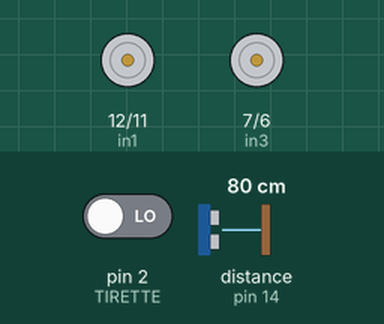
Bench run of a program on a simulated Arduino Mega 2560, built with avr-gcc and run on an emulated ATmega2560. Parts: motor-driver pin pairs drawn as motors (green arrow = first pin HIGH = forward, orange = second pin HIGH = backward, longer = more drive, scaled by the enable pin). Wiring (inferred from the names in the program): ultrasonic range finder: trigger pin 15; echo pin 14. The test bench sets the inputs (shaded band); at power-on: pin 2 (TIRETTE) LOW, distance to the obstacle (sensor on pin 14) 80 cm. The echo pulse lasts 58.3 µs per cm; what the program prints to the serial monitor is not drawn.

Above: at 0.7 s.
Timing chart, 0 to 2.2 s (numbered marks = the images above):
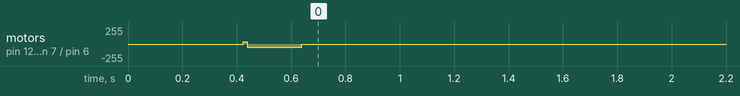

Measured:
- by itself, motor on pin 12 (in1) / pin 11 (in2), motor on pin 7 (in3) / pin 6 (in4): stopped → backward 50/255 at 0.42 s, → stopped 0.21 s later

The program:

main.cpp
```cpp
#include <Arduino.h>
#include <FlexiTimer2.h>//rend inutilisable les pin 9 et 10 l'arduino mega
//#include "main.hpp"
//#include "assertvitesse.hpp"
#include "moteurs.hpp"
#include "ligne.hpp"
#include "constantes.hpp"
#include "branchements.hpp"
#include "asservissement.hpp"
#include "positionnement.hpp"
#include "obstacles.hpp"
#include "fonctions.hpp"

extern unsigned long duree;

/*
     .--._____,
  .-='=='==-, "
 (O_o_o_o_o_O)
*/

void setup()
{
    // put your setup code here, to run once:
    //init();
    Serial.begin(9600);
    Serial1.begin(9600);
    Serial.println("#################################################################################");
    Serial.println("                                  Salut, Oh un char ascii ;-) ");
    Serial.println("                                   .--._____,   ");
    Serial.println("                                .-='=='==-, `   ");
    Serial.println("                           .   (O_o_o_o_o_O)     /");
    Serial.println("                            '''''''''''''''''''''    ");
    Serial.println("##################################################################################");

    assertInit();
    resetCodeuse();
    // FlexiTimer2::set(50, assert); // 500ms period
    // FlexiTimer2::start();
    initMoteurs();
    initObstacles();

    //On bloque le demarrage
    TireLaTirette();
    Serial.println("Attenzion zest partiii");
    // moteurGauche(100);
    // moteurDroit(100);
    initTemps();
    //delay(2000);

}

void loop()
{
  Serial.println("Hep !");
  assertpls();
  detectobstacle();
  verifTemps();
  Serial.println(duree);


  // assert();
  // positionnement();


}
```

asservissement.cpp
```cpp
// inspiration : http://rco.fr.nf/index.php/2016/07/03/deplacement-dun-robot/
// https://www.cs.princeton.edu/courses/archive/fall11/cos495/COS495-Lecture5-Odometry.pdf
// https://www.dca.ufrn.br/~adelardo/artigos/ICINCO04a.pdf
// http://projet.eu.org/pedago/sin/term/6-asservissement_arduino.pdf

#include <Arduino.h>
#include "asservissement.hpp"
#include "moteurs.hpp"
#include <EasyTransfer.h>
#include <CircularBuffer.h>

#define DUREINTEGRATION 30


CircularBuffer<int,DUREINTEGRATION> ValI;
EasyTransfer ET;

struct RECEIVE_DATA_STRUCTURE{// FlexiTimer2::set(50, assert); // 500ms period
    // FlexiTimer2::start();
  //put your variable definitions here for the data you want to receive
  //THIS MUST BE EXACTLY THE SAME ON THE OTHER ARDUINO
  long codeuseDroiteet;
  long codeuseGaucheet;
};

//give a name to the group of data
RECEIVE_DATA_STRUCTURE codeuseset;

int delais = 0;
int distanceCibleprec = 0;
long codeuseDroite = 0;
long codeuseGauche = 0;

double ecartangle = 0;

bool finduMvt = false;

//Constantes permettant la transformation tic / millimètre
//40mm de diametere=>40*PImm de distance par 1024 tic de codeuse=>untic = 40*PI/1024
//40*PI/1024 = 0.12271846303
const double coeffGLong = 0.12271846303;
const double coeffDLong = 0.12271846303;

//Constantes permettant la transformation tic / degrés
//ecart codeuses 220mm => 360deg = 220pi mm =>360deg = 220pi/0.122718... tc/360deg => redivise par 360=>
const double coeffGAngl = 0.23560253561/7.22;
const double coeffDAngl = 0.23560253561/7.22;

double diffAngle = 0;

long anciD;
long anciG;


// Déclaration des variables globales

// Variables (compteurs) qui vont stocker
// le nombre de tics comptés pour chaque codeur
long comptD = 0;
long comptG = 0;


//Variables allant contenir les positions du robots
double xR = 0.;
double yR = 0.;

//Variables permettant de stocker la position de la cible du robot
double xC = 0;
double yC = 0;

//Variables allant contenir les delta position et angle
double dDist = 0.;
double dAngl = 0.;

//Variable contenant le cap du robot
double orientation = 0.;
double orientationCible = 0;

//Variable contenant l'angle entre le robot et la cible
double consigneOrientation = 0.;

//Variable permettant de savoir si la cible est à gauche ou à droite du robot.
int signe = 1;

//Variable contenant la distance entre le robot et la cible
double distanceCible = 0.;


//Variables parametrant l'asservissement en angle du robot
double coeffP = 0.1;//0.4;
double coeffD = 0.001;//0.1;
double coeffI = 0.0000015;//0.000001;

double coeffProt = 2;
double coeffDrot = 0;
double coeffIrot = 0;


//Variables utilisées pour asservir le robot
double erreurAngle = 0.;
double erreurPre = 0.;
double  deltaErreur = 0.;

//Variables représentant les commandes à envoyer aux moteurs
int cmdG = 0;//Commande gauche
int cmdD = 0; //commande droite

int moteurMax = 100;


double deltaErreurPasAngle = 0;
double ErreurPasAnglePre  =0;

double sommeErreur = 0;

extern bool bavancer;
extern bool btourner;


void assertInit()
{
   ET.begin(details(codeuseset), &Serial1);
}

void assertpls()
{
  recupCodeuse();
  codeuseDroite = -codeuseDroite;
  codeuseGauche = -codeuseGauche;
  if(codeuseDroite*coeffDLong < 800 && codeuseGauche*coeffGLong < 800)
  {
    recupCodeuse();
    codeuseDroite = -codeuseDroite;
    codeuseGauche = -codeuseGauche;
    float angleinstant = codeuseDroite - codeuseGauche;
    if (angleinstant>5)
    {
      angleinstant = 5;
    }
    else if(angleinstant < -5)
    {
      angleinstant = -5;
    }
    //
    angleinstant = 0;
    //Serial.println(angleinstant);
    moteurGauche(35 + angleinstant);
    moteurDroit(35 - angleinstant);
  }
  else
  {
    moteurDroit(0);
    moteurGauche(0);
  }
}

void assert()
{
  //Serial.println(millis());
  // Serial.println("###");
  // Serial.println(millis());
  //On recupere la valeur des codeuses
  recupCodeuse();
  //On inverse le signe pour une question de cohernce avec le sens du robot
  codeuseDroite = -codeuseDroite;
  codeuseGauche = -codeuseGauche;

  //On calcul le deplacement effectué pendant la periode de l'assert
  comptD = codeuseDroite - anciD;
  comptG = codeuseGauche - anciG;
  anciD = codeuseDroite;
  anciG = codeuseGauche;

  //calcul deplacement entre deux mvt codeuses
  dDist = (coeffGLong*comptG + coeffDLong*comptD)/2.;
	dAngl = coeffDAngl*comptD - coeffGAngl*comptG;


	//Actualisation de la position du robot en xy et en orientation
	xR += dDist*cos(dAngl/2);
	yR += dDist*sin(dAngl/2);
  orientation += dAngl;

	//On calcule la distance séparant le robot de sa cible
	distanceCible = xC-xR;

	//On calcule l'angle entre le robot et la cible
	consigneOrientation = signe * acos((xC-xR)/((xC-xR)*(xC-xR)*(yC-yR)*(yC-yR)));

  deplaceRobot();

  // Serial.println(millis());
  // //
  // Serial.println("#################");
  // Serial.println(orientation);
  // Serial.println(xR);
  // Serial.println(finduMvt);
  Serial.print("distance Cible :");
   Serial.println(distanceCible);
  // Serial.println(cmdG);
  //Serial.println("#################");
}

void deplaceRobot()
{

  deltaErreurPasAngle = distanceCible - ErreurPasAnglePre;
  ErreurPasAnglePre = deltaErreurPasAngle;

  sommeErreur = 0;
  ValI.push(distanceCible);
  for(int i = 0; i<DUREINTEGRATION; i++)
  {
    sommeErreur += ValI[i];
  }


	cmdD = (xC-xR)*coeffP + coeffD*deltaErreurPasAngle + coeffI*sommeErreur;

  if(cmdD > 50)
  {
    cmdD = 50;
  }
  else if(cmdD < -50)
  {
    cmdD = -50;
  }

	cmdG = cmdD;

  diffAngle = orientationCible - orientation;

  cmdD += diffAngle*coeffProt;
  cmdG -= diffAngle*coeffProt;

  finMvt();

if (finduMvt == false)
{
  moteurDroit(cmdD);
  moteurGauche(cmdG);
}
else
{
  moteurDroit(0);
  moteurGauche(0);
}


}


void recupCodeuse()
{
  Serial1.println("a");
  String data[10];
  String content = "";
  char character;


    if(ET.receiveData()){
        // Serial.println("Go");
        codeuseDroite = codeuseset.codeuseDroiteet;
        codeuseGauche = -codeuseset.codeuseGaucheet;
    }
}


void resetCodeuse()
{
    Serial1.println("R");
}


void splitString(String message, char separator, String* data) {
    int index = 0;
    int cnt;
    for(int i=0; i<10;i++)
      {
        data[i]="";
      }
    cnt = 0;
      do {
        index = message.indexOf(separator);
        if(index != -1) {// s'il y a bien un caractère séparateu
            // on découpe la chaine et on stocke le bout dans le tableau
            data[cnt] = message.substring(0,index);
            cnt++;
            // on enlève du message le bout stocké
            message = message.substring(index+1, message.length());
        } else {
           // après le dernier espace
           // on s'assure que la chaine n'est pas vide
           if(message.length() > 0) {

             data[cnt] = message.substring(0,index); // dernier bout
             cnt++;
           }
        }
     } while(index >=0); // tant qu'il y a bien un séparateur dans la chaine

  }


void stopRobot()
{
  resetCodeuse();//A Voir
  xC = 0;
  xR = 0;
  yC = 0;
  yR = 0;
  orientationCible = 0;
  orientation = 0;
}

void avancerdroit(int distanceAParcourir)
{
  Serial.print("Avancer de ");
  if (distanceAParcourir < 400)
  {  Serial.println("Hi");
    coeffP = 0.1;//0.4;
    coeffD = 0.001;//0.1;
    coeffI = 0.0000015;//0.000001;

    coeffProt = 2;
    coeffDrot = 0;
    coeffIrot = 0;
  }
  else if (distanceAParcourir < 800)
  {
    coeffP = 0.1;//0.4;
    coeffD = 0.001;//0.1;
    coeffI = 0.0000015;//0.000001;

    coeffProt = 2;
    coeffDrot = 0;
    coeffIrot = 0;
  }
  else
  {
    coeffP = 0.1;//0.4;
    coeffD = 0.001;//0.1;
    coeffI = 0.0000015;//0.000001;

    coeffProt = 2;
    coeffDrot = 0;
    coeffIrot = 0;
  }
  Serial.println(distanceAParcourir);
  xC = distanceAParcourir;
}

void tourner(int angle)
{
    coeffP = 0.;//0.4;
    coeffD = 0.;//0.1;
    coeffI = 0.;//0.000001;
    coeffProt = 1;
    coeffDrot = 0;
    coeffIrot = 0;
  //Serial.print("tourner de ");
  Serial.println(angle);
  orientationCible = angle;
}

void finMvt()
{
  // static int count = 0;
  // if( abs(distanceCible) < 10 && finduMvt == false && abs(diffAngle)<10 )
  // {
  //   count+=1;
  // }
  // if (count == 50)
  // {
  //   count = 0;
  //   finduMvt = true;
  //   Serial.println("fin du mouvement");
  // }

  if( abs(distanceCible) < 10 && finduMvt == false && abs(diffAngle)<5  )
  {
    finduMvt = true;

    Serial.println("fin du mouvement");
    Serial.println("fin du mouvement################################################################");
  }

}
```

asservissement.hpp
```cpp
void assert();
void recupCodeuse();
void splitString(String message, char separator, String* data);
void resetCodeuse();
void deplaceRobot();
void assertInit();
void stopRobot();
void avancerdroit(int distanceAParcourir);
void tourner(int angle);
void finMvt();
void assertpls();
```

branchements.hpp
```cpp
// Moteurs
#define EN_A 8
#define IN_1 12
#define IN_2 11

#define EN_B 5
#define IN_3 7
#define IN_4 6

//Capteur ligne
#define C_Droite A0
#define C_Centre A1
#define C_Gauche A2

//#define OBSTACLE 3


#define TIRETTE 2


#define INFRA_DROIT A15
#define INFRA_GAUCHE A14
```

constantes.hpp
```cpp
#define BLANC 100
#define NOIR 100

//#define PI 3.14159265359
```

fonctions.cpp
```cpp
#include <Arduino.h>
#include "fonctions.hpp"
#include "moteurs.hpp"
#include "branchements.hpp"

unsigned long duree;

unsigned long debut;

void initTemps()
{
  debut = millis();

}

void verifTemps()
{
  duree = millis() - debut;
  if ((millis() - debut) > 90000)
  {
    moteurDroit(0);
    moteurGauche(0);
    //Autres ationneurs
    while(1)
    {
      Serial.println("Fin du match");
    }
  }
}

void TireLaTirette()
{
  Serial.println(digitalRead(TIRETTE));
  while(digitalRead(TIRETTE) == HIGH)
  {
    Serial.println("Et la bobinette cherra !");
  }
}
```

fonctions.hpp
```cpp
void TireLaTirette();
void initTemps();
void verifTemps();
```

ligne.cpp
```cpp
#include "ligne.hpp"
#include <Arduino.h>

#include "constantes.hpp"
#include "branchements.hpp"


bool centre()
{
  if (analogRead(C_Centre) < BLANC && analogRead(C_Droite) > NOIR && analogRead(C_Gauche) > NOIR)
  {
    return true;
  }
  return false;
}

bool gauche()
{
  if (analogRead(C_Gauche) > NOIR && analogRead(C_Centre) < BLANC && analogRead(C_Droite) < BLANC)
  {
    return true;
  }
  return false;
}

bool droite()
{
  if (analogRead(C_Gauche) < BLANC && analogRead(C_Centre) > NOIR && analogRead(C_Droite) < BLANC)
  {
    return true;
  }
  return false;
}
```

ligne.hpp
```cpp
#ifndef LIGNE
#define LIGNE

bool centre();
bool gauche();
bool droite();

#endif
```

moteurs.cpp
```cpp
#include <Arduino.h>
#include "branchements.hpp"
#include "moteurs.hpp"

int enA = EN_A;
int in1 = IN_1;
int in2 = IN_2;

int enB = EN_B;
int in3 = IN_3;
int in4 = IN_4;

void moteurDroit(double commande)
{
if (commande > 0)
  {
    digitalWrite(in3, HIGH);
    digitalWrite(in4, LOW);
  // set speed to 200 out of possible range 0~255
    analogWrite(enB, commande);
  }
  else
  {
    digitalWrite(in3, LOW);
    digitalWrite(in4, HIGH);
  // set speed to 200 out of possible range 0~255
    analogWrite(enB, -commande);
  }
}

void moteurGauche(double commande)
{
  if (commande > 0)
  {
    digitalWrite(in1, HIGH);
    digitalWrite(in2, LOW);
  // set speed to 200 out of possible range 0~255
    analogWrite(enA, commande);
  }
  else
  {
    digitalWrite(in1, LOW);
    digitalWrite(in2, HIGH);
  // set speed to 200 out of possible range 0~255
    analogWrite(enA, -commande);
  }

}

void moteurStop()
{
    digitalWrite(in1, LOW);
    digitalWrite(in2, LOW);
  // set speed to 200 out of possible range 0~255
    analogWrite(enA, 0);
    digitalWrite(in3, LOW);
    digitalWrite(in4, LOW);
  // set speed to 200 out of possible range 0~255
    analogWrite(enB, 0);

}


void initMoteurs()
{
  pinMode(enA, OUTPUT);
  pinMode(enB, OUTPUT);
  pinMode(in1, OUTPUT);
  pinMode(in2, OUTPUT);
  pinMode(in3, OUTPUT);
  pinMode(in4, OUTPUT);
}
```

moteurs.hpp
```cpp
void initMoteurs();
void moteurDroit(double commande);
void moteurGauche(double commande);
void moteurStop();
```

obstacles.cpp
```cpp
#include <Arduino.h>
#include "obstacles.hpp"
#include "branchements.hpp"
#include "moteurs.hpp"


int trig = 15;
int echo = 14;
long lecture_echo;
long cm;


void detectobstacle()
{
  digitalWrite(trig, HIGH);
  delayMicroseconds(10);
  digitalWrite(trig, LOW);
  lecture_echo = pulseIn(echo, HIGH);
  cm = lecture_echo / 58;
  Serial.println(cm);

  if(cm < 50)
  {
    Serial.println("obstacle");
    moteurGauche(-50);
    moteurDroit(-50);
    delay(200);
    while(1)
    {
      moteurGauche(0);
      moteurDroit(0);
    }
    //digitalWrite(13, LOW);
  }

  // Serial.println(analogRead(A15));
  // Serial.println(analogRead(A14));
if (analogRead(A14) > 150)
{
  Serial.println("obstacle");
  moteurGauche(-50);
  moteurDroit(-50);
  delay(200);
  while(1)
  {
    moteurGauche(0);
    moteurDroit(0);
  }
}

  // static int count = 0;
  // static bool obs = false;
  //
  // if (digitalRead(OBSTACLE) == HIGH)
  // {
  //   count += 1;
  // }
  //
  //
  // while(digitalRead(OBSTACLE) == LOW /*&& count == 1*/)
  // {
  //   count = 0;
  //   moteurGauche(0);
  //   moteurDroit(0);
  //   Serial.println("Obstacle !!");
  //
  // }
}

void initObstacles()
{
  // pinMode(OBSTACLE, INPUT_PULLUP);
    pinMode(trig, OUTPUT);
  digitalWrite(trig, LOW);
  pinMode(echo, INPUT);
  pinMode(INFRA_DROIT, INPUT);
  pinMode(INFRA_GAUCHE, INPUT);
}
```

obstacles.hpp
```cpp
void detectobstacle();
void initObstacles();
```

positionnement.cpp
```cpp
#include  <Arduino.h>
#include "positionnement.hpp"
#include "asservissement.hpp"


char consignes[] = {'D', 'A','D','T','D', 'T', 'E'};
int val[] = {       2000, 400,1000, 90, 1000, 90  };
int etat = 0;
extern bool finduMvt;
bool bavancer;
bool btourner;

void positionnement()
{
  if(finduMvt == true)                          //ATTENTION POUR LE PASSAGE D4EATA DESACTIVE POUR L4INSTANT
  {
    bavancer = false;
    btourner = false;
    finduMvt = false;
    etat += 1;
    Serial.print("consigne : ");
    Serial.println(consignes[etat]);
    Serial.print("valeur : ");
    Serial.println(val[etat]);
    stopRobot();
    delay(10000);
  }
    switch(consignes[etat])
    {
      case 'A':
        bavancer = true;
        avancerdroit(val[etat]);
        break;
      case 'T':
        btourner = true;
        tourner(val[etat]);
        break;
      case 'D':
        Serial.print("Debut attente");
        Serial.println(val[etat]);
        delay(val[etat]);
        Serial.println("Fin attente");
        finduMvt = true;
        break;
      case 'E':
        stopRobot();
        while(1);
        Serial.println("Fin du match");
        break;

  }
}
```

positionnement.hpp
```cpp
void positionnement();
```
